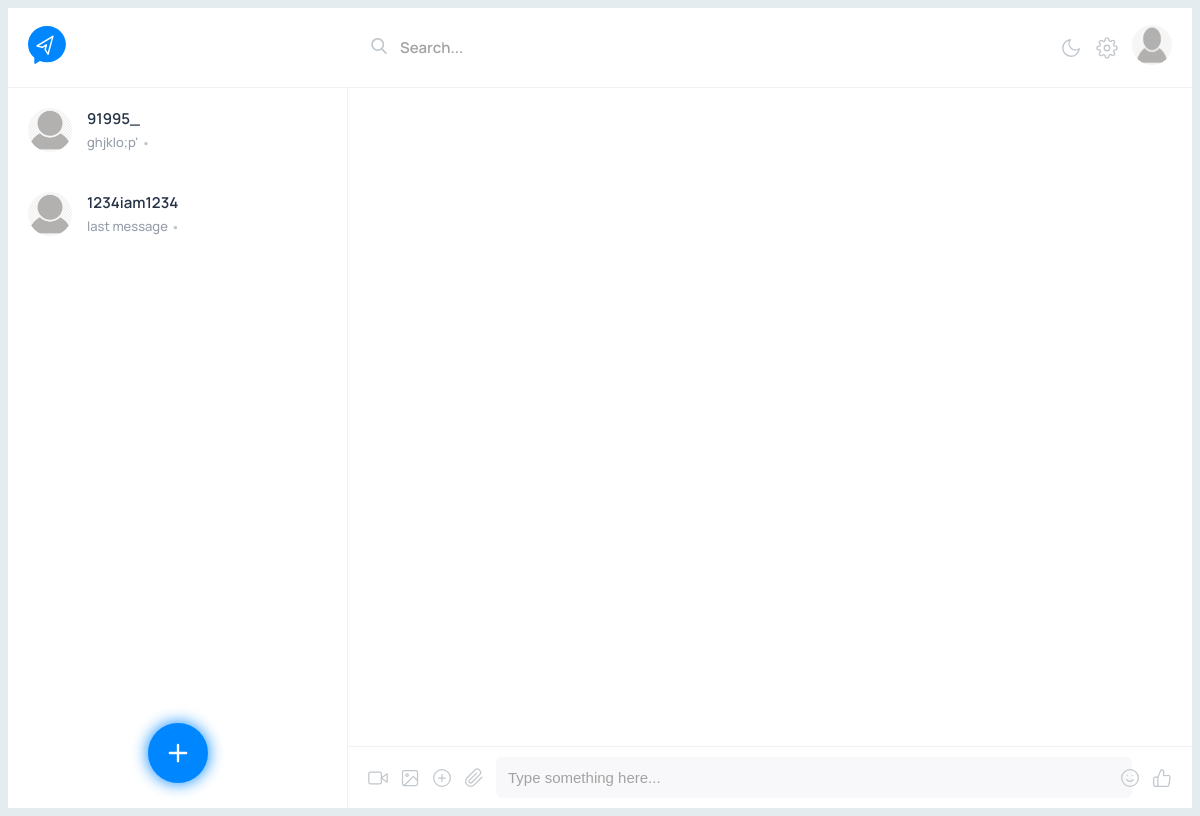
The page /real-time-chats/ (signed in) on the database as committed earlier.
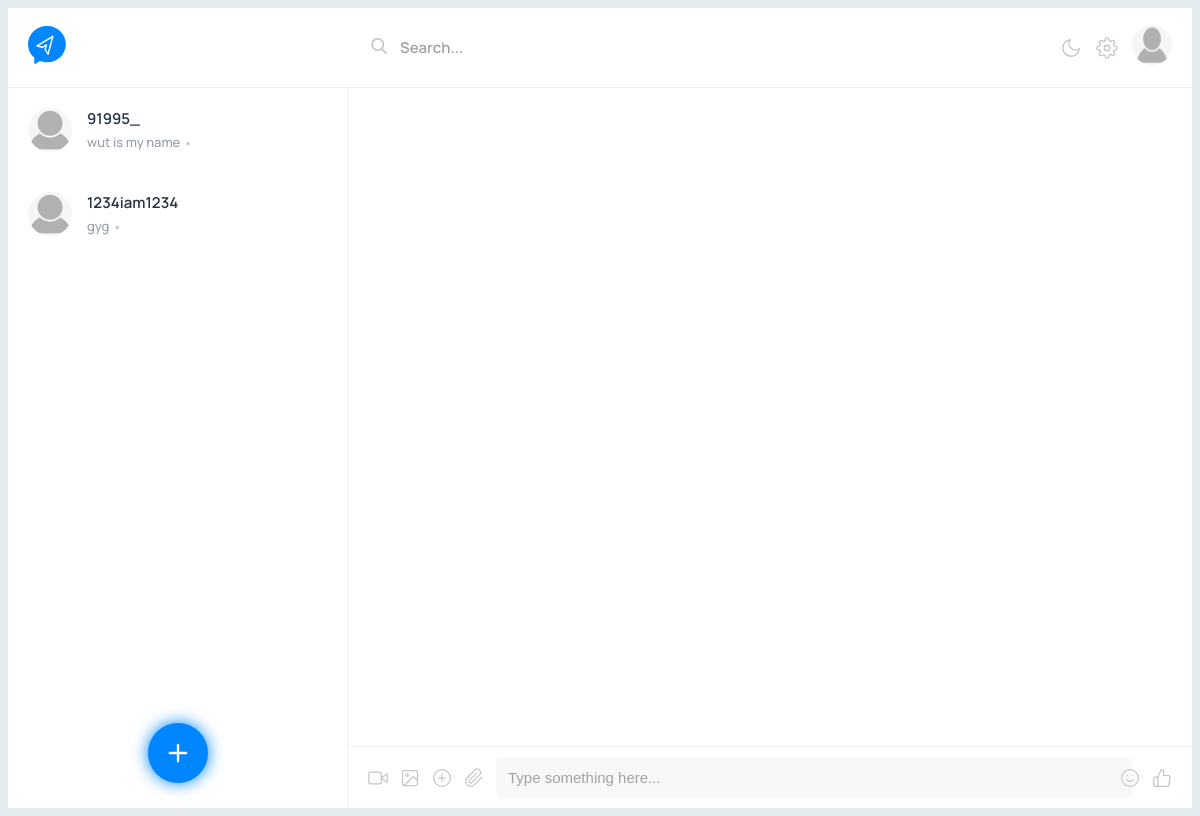
The same page on the database as committed later.
### real_time_chats/models.py (models this page shows, shortened)
class Messages(models.Model):
    message = models.TextField()
    created_on = models.DateTimeField(default=timezone.now)
    author = models.ForeignKey(User, on_delete=models.CASCADE, related_name="author")
    thread = models.ForeignKey('Threads', on_delete=models.CASCADE)
    read = models.BooleanField(default=False)

### real_time_chats/views.py (the view)
# urls.py: path('', views.ThreadList, name="real-chat-threads"),
def ThreadList(request):
    user = User.objects.get(username=request.user.username)
    criterion1 = Q(user1= user)
    criterion2 = Q(user2=user)
    threads = Threads.objects.filter(criterion1 | criterion2)
    msgs = Messages.objects.all()
    return render(request, "real/newChatUi.html", {"threads": threads, "msgs": msgs})

### real_time_chats/templatetags/chat_tags.py (called while the page is built)
@register.filter
def in_thread(msgs, thread):
    thread_msgs =  msgs.filter(thread=thread)
    if(thread_msgs):
        return thread_msgs[len(thread_msgs) - 1].message
    else:
        return ""

### chats/templates/real/newChatUi.html (shortened to what the changed rows need)
<!DOCTYPE html>
{% load static %}
{% load chat_tags %}
<html lang="en">
  <head>
    <link href="{% static "css/NewChatUi.css" %}" rel="stylesheet" type="text/css">
  </head>
<body>
<div class="app">
    <div class="wrapper">
     <div class="conversation-area">
        {% for thread in threads %}
        {% if thread.user1.username == request.user.username %}
            {% if thread.user2.profile.online == True %}
            <div class="msg online" onclick="openThread({{thread.pk}}, '{{thread.user2.username}}')" id="{{thread.pk}}" name="{{thread.user2.username}}">
                <img class="msg-profile" src="{{thread.user2.profile.picture.url}}" alt="" />
                    <div class="msg-detail">
                        <div class="msg-username">{{thread.user2.username}}</div>
                            <div class="msg-content">
                              {% with last_msg=msgs|in_thread:thread %}
                              <span class="msg-message">{{last_msg}}</span>
                              <span class="msg-date"> {{last_msg.timesince}} {% endwith %}</span>
                                </div>
                            </div>
                        </div>
        {% else %}
        <div class="msg" onclick="openThread({{thread.pk}}, '{{thread.user2.username}}')" id="{{thread.pk}}" name="{{thread.user2.username}}">
            <img class="msg-profile" src="{{thread.user2.profile.picture.url}}" alt="" />
       <div class="msg-detail">
        <div class="msg-username">{{thread.user2.username}}</div>
        <div class="msg-content">
          {% with last_msg=msgs|in_thread:thread %}
          <span class="msg-message">{{last_msg}}</span>
          <span class="msg-date"> {{last_msg.timesince}} {% endwith %}</span>
        </div>
       </div>
      </div>
      {% endif %}
      {% else %}
      {% if thread.user1.profile.online == True %}
            <div class="msg online" onclick="openThread({{thread.pk}}, '{{thread.user1.username}}')" id="{{thread.pk}}" name="{{thread.user1.username}}">
                <img class="msg-profile" src="{{thread.user1.profile.picture.url}}" alt="" />
                    <div class="msg-detail">
                        <div class="msg-username">{{thread.user1.username}}</div>
                            <div class="msg-content">
                              {% with last_msg=msgs|in_thread:thread %}
                              <span class="msg-message">{{last_msg}}</span>
                              <span class="msg-date"> {{last_msg.timesince}} {% endwith %}</span>
                                </div>
                            </div>
                        </div>
        {% else %}
        <div class="msg" onclick="openThread({{thread.pk}}, '{{thread.user1.username}}')" id="{{thread.pk}}" name="{{thread.user1.username}}">
            <img class="msg-profile" src="{{thread.user1.profile.picture.url}}" alt="" />
       <div class="msg-detail">
        <div class="msg-username">{{thread.user1.username}}</div>
        <div class="msg-content">
          {% with last_msg=msgs|in_thread:thread %}
         <span class="msg-message">{{last_msg}}</span>
         <span class="msg-date"> {{last_msg.timesince}} {% endwith %}</span>
        </div>
       </div>
      </div>
      {% endif %}
      {% endif %}
      {% endfor %}
     </div>
    </div>
   </div>
</body>
</html>

Rows that differ between the two databases and show on the page:
no longer on this page (row unchanged): Messages: message "ghjklo;p'"
no longer on this page (row unchanged): Messages: message "last message"
added Messages: message "wut is my name"
added Messages: message "gyg"
